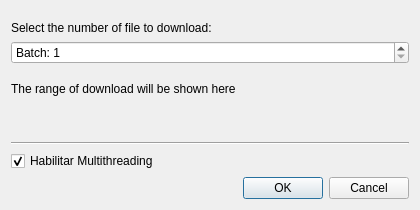
<?xml version="1.0" encoding="UTF-8"?>
<ui version="4.0">
 <author>Jacob S.P.</author>
 <class>DownloadDialog</class>
 <widget class="QDialog" name="DownloadDialog">
  <property name="geometry">
   <rect>
    <x>0</x>
    <y>0</y>
    <width>420</width>
    <height>210</height>
   </rect>
  </property>
  <property name="sizePolicy">
   <sizepolicy hsizetype="Fixed" vsizetype="Fixed">
    <horstretch>0</horstretch>
    <verstretch>0</verstretch>
   </sizepolicy>
  </property>
  <property name="minimumSize">
   <size>
    <width>420</width>
    <height>210</height>
   </size>
  </property>
  <property name="maximumSize">
   <size>
    <width>420</width>
    <height>210</height>
   </size>
  </property>
  <property name="windowTitle">
   <string>Dialog</string>
  </property>
  <property name="sizeGripEnabled">
   <bool>false</bool>
  </property>
  <property name="modal">
   <bool>true</bool>
  </property>
  <layout class="QVBoxLayout" name="verticalLayout">
   <item>
    <spacer name="topSpacer">
     <property name="orientation">
      <enum>Qt::Vertical</enum>
     </property>
     <property name="sizeType">
      <enum>QSizePolicy::Fixed</enum>
     </property>
     <property name="sizeHint" stdset="0">
      <size>
       <width>0</width>
       <height>10</height>
      </size>
     </property>
    </spacer>
   </item>
   <item alignment="Qt::AlignTop">
    <widget class="QLabel" name="instruction">
     <property name="text">
      <string>Select the number of file to download:</string>
     </property>
    </widget>
   </item>
   <item alignment="Qt::AlignTop">
    <widget class="QSpinBox" name="batch_no_spin">
     <property name="prefix">
      <string>Batch: </string>
     </property>
     <property name="minimum">
      <number>1</number>
     </property>
     <property name="maximum">
      <number>9999</number>
     </property>
    </widget>
   </item>
   <item>
    <spacer name="predict_spacer">
     <property name="orientation">
      <enum>Qt::Vertical</enum>
     </property>
     <property name="sizeType">
      <enum>QSizePolicy::Fixed</enum>
     </property>
     <property name="sizeHint" stdset="0">
      <size>
       <width>0</width>
       <height>12</height>
      </size>
     </property>
    </spacer>
   </item>
   <item alignment="Qt::AlignTop">
    <widget class="QLabel" name="range_label">
     <property name="text">
      <string>The range of download will be shown here</string>
     </property>
    </widget>
   </item>
   <item>
    <spacer name="stretchSpacer">
     <property name="orientation">
      <enum>Qt::Vertical</enum>
     </property>
     <property name="sizeHint" stdset="0">
      <size>
       <width>0</width>
       <height>0</height>
      </size>
     </property>
    </spacer>
   </item>
   <item alignment="Qt::AlignTop">
    <widget class="Line" name="line">
     <property name="orientation">
      <enum>Qt::Horizontal</enum>
     </property>
    </widget>
   </item>
   <item alignment="Qt::AlignTop">
    <widget class="QCheckBox" name="threading_check">
     <property name="text">
      <string>Habilitar Multithreading</string>
     </property>
     <property name="checked">
      <bool>true</bool>
     </property>
    </widget>
   </item>
   <item alignment="Qt::AlignTop">
    <widget class="QDialogButtonBox" name="dialog_buttons">
     <property name="orientation">
      <enum>Qt::Horizontal</enum>
     </property>
     <property name="standardButtons">
      <set>QDialogButtonBox::Cancel|QDialogButtonBox::Ok</set>
     </property>
     <property name="centerButtons">
      <bool>false</bool>
     </property>
    </widget>
   </item>
  </layout>
 </widget>
 <resources/>
 <connections>
  <connection>
   <sender>dialog_buttons</sender>
   <signal>accepted()</signal>
   <receiver>DownloadDialog</receiver>
   <slot>accept()</slot>
   <hints>
    <hint type="sourcelabel">
     <x>248</x>
     <y>254</y>
    </hint>
    <hint type="destinationlabel">
     <x>157</x>
     <y>274</y>
    </hint>
   </hints>
  </connection>
  <connection>
   <sender>dialog_buttons</sender>
   <signal>rejected()</signal>
   <receiver>DownloadDialog</receiver>
   <slot>reject()</slot>
   <hints>
    <hint type="sourcelabel">
     <x>316</x>
     <y>260</y>
    </hint>
    <hint type="destinationlabel">
     <x>286</x>
     <y>274</y>
    </hint>
   </hints>
  </connection>
 </connections>
</ui>
